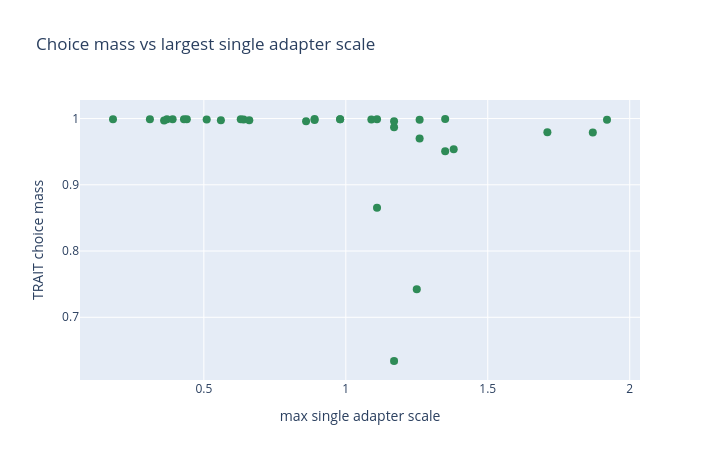

The cell this chart's notebook holds for it:
### Code cell
import plotly.graph_objects as go

# Single scatters — choice mass vs each magnitude feature (copies of the MMLU ones).
_Y, _YLO, _YHI = "choice_mass", "choice_mass_lo", "choice_mass_hi"


def _cm_scatter(xcol, xlab, title, color):
    if _Y not in df.columns or df[_Y].notna().sum() == 0:
        print("No TRAIT choice mass yet — skipping.")
        return
    d = df.dropna(subset=[_Y, xcol])
    fig = go.Figure(go.Scatter(
        x=d[xcol], y=d[_Y], mode="markers",
        marker=dict(size=8, color=color),
        error_y=dict(
            type="data", symmetric=False,
            array=np.clip(d[_YHI] - d[_Y], 0, None),
            arrayminus=np.clip(d[_Y] - d[_YLO], 0, None),
            color="lightgray", thickness=1,
        ),
        text=d["slug"],
        hovertemplate="%{text}<br>" + xlab + "=%{x:.2f}<br>choice mass=%{y:.3f}<extra></extra>",
    ))
    fig.update_layout(
        xaxis_title=xlab, yaxis_title="TRAIT choice mass", title=title,
        height=460, width=720,
    )
    fig.show()


_cm_scatter("maxscale", "max single adapter scale",
            "Choice mass vs largest single adapter scale", "seagreen")
_cm_scatter("sumscale", "Σ scale (total adapter magnitude)",
            "Choice mass vs total adapter magnitude", "royalblue")
_cm_scatter("norm_weighted", "Σ (scale × full-rank ‖ΔW‖)  — magnitude-weighted total",
            "Choice mass vs magnitude-weighted adapter total", "mediumpurple")
_cm_scatter("combined_norm", "full-rank ‖combined ΔW‖  (Σ scaleᵢ·ΔWᵢ)",
            "Choice mass vs combined-adapter norm", "firebrick")

### Figure 1 — Plotly figure (JSON) as saved in the notebook; plotly's stock layout.template omitted (floating-point values rounded to 4 significant figures)
{"data": [{"error_y": {"array": [0.0002205, 0.0001676, 0.0001515, 0.0005132, 0.0001885, 0.0001299, 0.0002094, 0.0004217, 0.0001811, 6.779e-05, 0.0001384, 0.0003808, 0.0001077, 0.0001182, 0.0002939, 8.387e-05, 6.144e-05, 0.0001291, 9.228e-05, 0.0001823, 0.0001098, 0.0003137, 5.645e-05, 0.00231, 0.0005776, 5.307e-05, 0.001599, 0.0003819, 6.09e-05, 0.003924, 0.0006618, 0.0003774], "arrayminus": [0.000387, 0.0002586, 0.0002687, 0.0008647, 0.0002871, 0.0001915, 0.0003349, 0.0006914, 0.0002587, 8.169e-05, 0.0001899, 0.0006009, 0.0001515, 0.0001409, 0.0004749, 8.23e-05, 6.406e-05, 0.0001724, 0.000108, 0.0002383, 0.0001296, 0.0003484, 5.197e-05, 0.002446, 0.000565, 5.706e-05, 0.001402, 0.0004003, 7.533e-05, 0.003668, 0.0006371, 0.0003938], "color": "lightgray", "symmetric": false, "thickness": 1, "type": "data"}, "hovertemplate": "%{text}<br>max single adapter scale=%{x:.2f}<br>choice mass=%{y:.3f}<extra></extra>", "marker": {"color": "seagreen", "size": 8}, "mode": "markers", "text": ["OP0p18_CP0p11_EM0p11_AM0p10_NP0p07", "OM0p13_CM0p09_EM0p06_AP0p07_NP0p31", "OM0p06_CM0p13_EM0p17_AM0p37_NM0p08", "OP0p13_CP0p17_EP0p15_AP0p09_NM0p36", "OP0p19_CM0p09_EM0p06_AM0p44_NM0p17", "OM0p27_CM0p18_EP0p43_AM0p21_NM0p07", "OP0p51_CP0p17_EM0p15_AM0p30_NM0p10", "OM0p29_CP0p20_EP0p25_AM0p06_NM0p56", "OM0p64_CP0p16_EM0p29_AM0p16_NM0p14", "OM0p14_CM0p05_EM0p25_AM0p12_NP0p98", "OM0p33_CM0p39_EP0p28_AP0p34_NM0p30", "OP0p16_CM0p08_EP0p24_AP0p89_NM0p43", "OM0p63_CP0p47_EM0p17_AM0p24_NP0p37", "OP0p66_CM0p49_EM0p38_AP0p10_NM0p39", "OP0p06_CP0p10_EP0p45_AP1p26_NP0p22", "OP0p57_CM0p23_EP0p16_AM1p09_NM0p12", "OM0p38_CM0p72_EP0p89_AM0p25_NP0p08", "OM0p22_CP0p98_EP0p32_AM0p50_NP0p35", "OP0p86_CM0p59_EP0p34_AM0p53_NP0p24", "OP0p60_CM0p20_EM0p54_AM0p14_NP1p17", "OP0p34_CP0p37_EP1p17_AM0p49_NP0p40", "OM0p30_CP0p51_EM1p71_AP0p14_NM0p18", "OM1p35_CM0p39_EP0p87_AP0p24_NP0p16", "OP0p94_CP1p25_EM0p25_AP0p08_NP0p60", "OP1p38_CM0p95_EP0p28_AP0p19_NP0p42", "OM1p92_CP0p28_EP0p53_AP0p13_NM0p39", "OP1p11_CP0p39_EM0p93_AP0p36_NM0p60", "OP0p29_CM0p44_EM1p26_AP0p57_NP0p91", "OM0p99_CP0p27_EP1p11_AP1p09_NP0p11", "OP1p17_CP0p69_EP0p10_AM1p08_NM0p72", "OM1p01_CP0p27_EM1p35_AP0p11_NP1p11", "OM0p40_CM0p28_EM0p44_AP1p87_NM1p01"], "type": "scatter", "x": [0.18, 0.31, 0.37, 0.36, 0.44, 0.43, 0.51, 0.56, 0.64, 0.98, 0.39, 0.89, 0.63, 0.66, 1.26, 1.09, 0.89, 0.98, 0.86, 1.17, 1.17, 1.71, 1.35, 1.25, 1.38, 1.92, 1.11, 1.26, 1.11, 1.17, 1.35, 1.87], "y": [0.9988, 0.9989, 0.9991, 0.9969, 0.999, 0.9991, 0.9986, 0.9974, 0.9984, 0.9991, 0.9989, 0.9978, 0.999, 0.9973, 0.9983, 0.9987, 0.9992, 0.9989, 0.9958, 0.9867, 0.9958, 0.9794, 0.9993, 0.7422, 0.9536, 0.9982, 0.8654, 0.97, 0.9991, 0.634, 0.9507, 0.9788]}], "layout": {"height": 460, "title": {"text": "Choice mass vs largest single adapter scale"}, "width": 720, "xaxis": {"title": {"text": "max single adapter scale"}}, "yaxis": {"title": {"text": "TRAIT choice mass"}}}}
